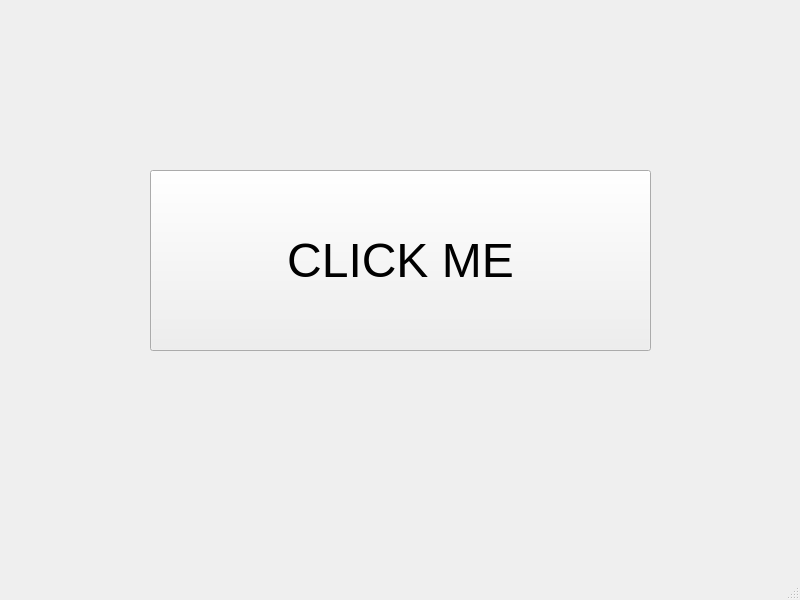
<?xml version="1.0" encoding="UTF-8"?>
<ui version="4.0">
 <class>HelloWorld</class>
 <widget class="QMainWindow" name="HelloWorld">
  <property name="geometry">
   <rect>
    <x>0</x>
    <y>0</y>
    <width>800</width>
    <height>600</height>
   </rect>
  </property>
  <property name="windowTitle">
   <string>Hello World Qt</string>
  </property>
  <widget class="QWidget" name="centralwidget">
   <widget class="QPushButton" name="okButton">
    <property name="geometry">
     <rect>
      <x>150</x>
      <y>170</y>
      <width>501</width>
      <height>181</height>
     </rect>
    </property>
    <property name="font">
     <font>
      <pointsize>36</pointsize>
     </font>
    </property>
    <property name="text">
     <string>CLICK ME</string>
    </property>
   </widget>
  </widget>
  <widget class="QMenuBar" name="menubar">
   <property name="geometry">
    <rect>
     <x>0</x>
     <y>0</y>
     <width>800</width>
     <height>20</height>
    </rect>
   </property>
  </widget>
  <widget class="QStatusBar" name="statusbar"/>
 </widget>
 <resources/>
 <connections/>
</ui>
